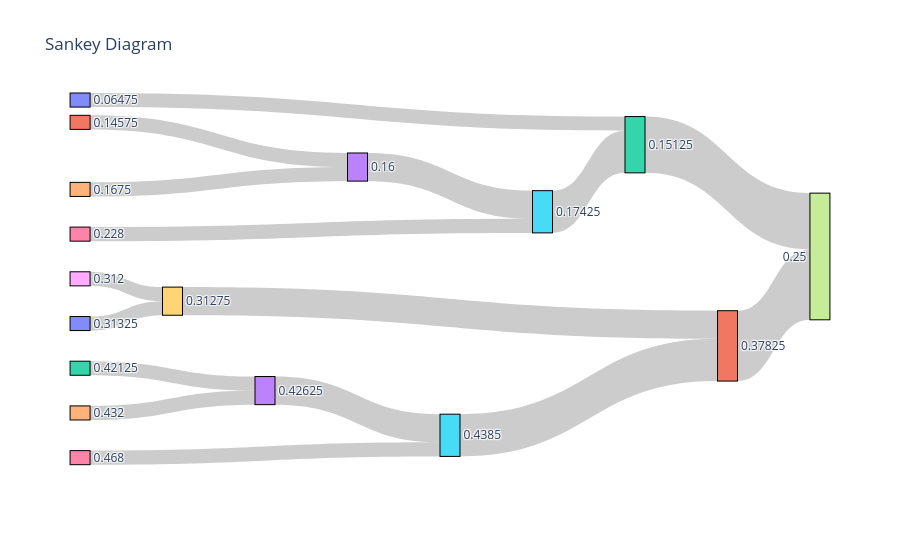

Here is the notebook cell this chart was saved with:
### Code cell
import plotly.graph_objects as go
# Define the data

#sorted_links = sorted(links, key=lambda k: k['source']) #this doesnt chnage anything
# Create the figure and subplot
fig = make_subplots(rows=1, cols=1)

# Add the Sankey trace
fig.add_trace(go.Sankey(
    arrangement = "perpendicular",
    node=dict(
        pad=10*len(nodes),  # Adjust the padding between nodes
        thickness=20,  # Adjust the thickness of nodes
        line=dict(color='black', width=1),  # Define the color and width of node lines
        label=[node['label'] for node in nodes],  # Extract node labels from the 'nodes' list
        x = intervals_x,
        y = intervals_y,
    ),
    link=dict(
        source=[link['source'] for link in links],  # Extract source indices from the 'links' list
        target=[link['target'] for link in links],  # Extract target indices from the 'links' list
        value=[link['value'] for link in links],  # Extract values from the 'links' list
    )
))

# Update the layout
fig.update_layout(title_text='Sankey Diagram')

# Show the plot
fig.show()

### Figure 1 — Plotly figure (JSON) as saved in the notebook; plotly's stock layout.template omitted (floating-point values rounded to 4 significant figures)
{"data": [{"arrangement": "perpendicular", "link": {"source": [8, 10, 12, 14, 1, 4, 16, 13, 3, 6, 5, 0, 15, 9, 2, 11], "target": [9, 9, 13, 13, 3, 3, 15, 15, 5, 5, 2, 2, 11, 11, 7, 7], "value": [1, 1, 1, 1, 1, 1, 1, 2, 2, 1, 3, 1, 3, 2, 4, 5]}, "node": {"label": ["0.06475", "0.14575", "0.15125", "0.16", "0.1675", "0.17425", "0.228", "0.25", "0.312", "0.31275", "0.31325", "0.37825", "0.42125", "0.42625", "0.432", "0.4385", "0.468"], "line": {"color": "black", "width": 1}, "pad": 170, "thickness": 20, "x": [0.0001, 0.0001, 0.75, 0.375, 0.0001, 0.625, 0.0001, 0.9999, 0.0001, 0.125, 0.0001, 0.875, 0.0001, 0.25, 0.0001, 0.5, 0.0001], "y": [0.0001, 0.05882, 0.1176, 0.1765, 0.2353, 0.2941, 0.3529, 0.4118, 0.4706, 0.5294, 0.5882, 0.6471, 0.7059, 0.7647, 0.8235, 0.8824, 0.9412]}, "type": "sankey"}], "layout": {"title": {"text": "Sankey Diagram"}, "xaxis": {"anchor": "y", "domain": [0, 1]}, "yaxis": {"anchor": "x", "domain": [0, 1]}}}
